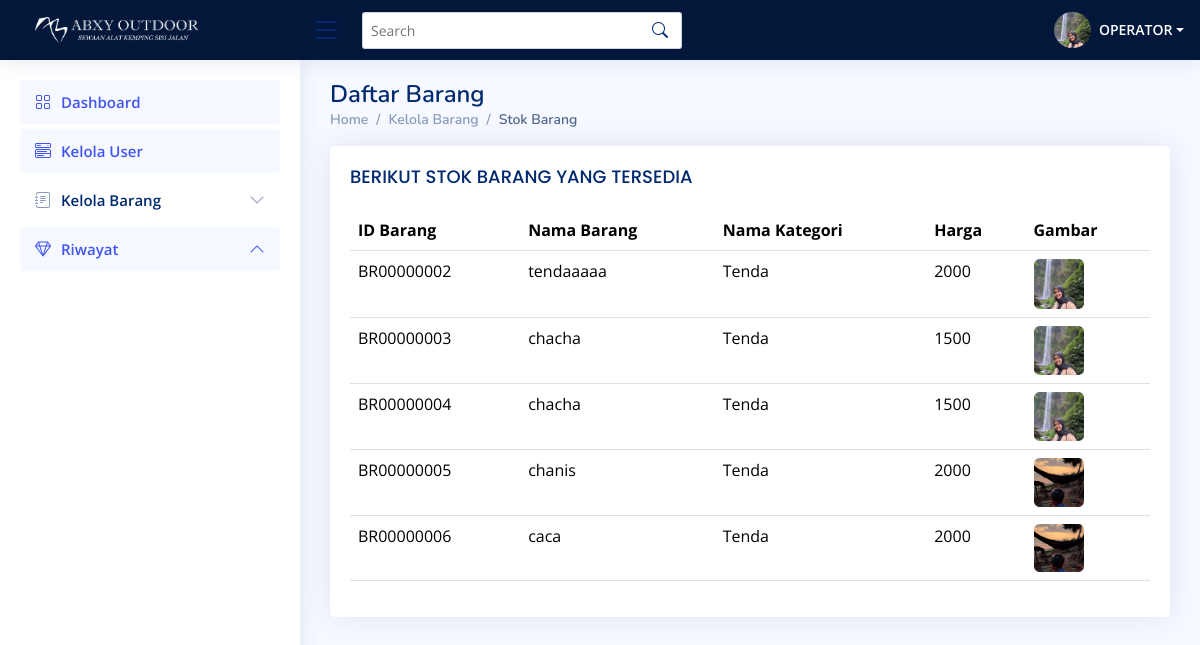
Screenshot of /stok-barang-op.php (signed in) with the database file from the repository.
### tables this page shows
CREATE TABLE `barang` (
  `id_barang` char(10) NOT NULL,
  `id_user` char(10) NOT NULL,
  `nama_barang` varchar(200) NOT NULL,
  `id_kategori` char(10) NOT NULL,
  `harga` varchar(20) NOT NULL,
  `gambar_barang` varchar(100) NOT NULL,
  `tanggal_masuk` datetime NOT NULL
);

CREATE TABLE `kategori` (
  `id_kategori` char(10) NOT NULL,
  `kategori` varchar(100) NOT NULL,
  `jumlah` int(200) NOT NULL
);

### stok-barang-op.php (the view, shortened to what this page needs)
<?php
require 'functions.php';
?>
<!DOCTYPE html>
<html lang="en">
<head>
  <link href="assets/vendor/bootstrap/css/bootstrap.min.css" rel="stylesheet">
  <link href="assets/vendor/bootstrap-icons/bootstrap-icons.css" rel="stylesheet">
  <link href="assets/vendor/boxicons/css/boxicons.min.css" rel="stylesheet">
  <link href="assets/vendor/quill/quill.snow.css" rel="stylesheet">
  <link href="assets/vendor/quill/quill.bubble.css" rel="stylesheet">
  <link href="assets/vendor/remixicon/remixicon.css" rel="stylesheet">
  <link href="assets/vendor/simple-datatables/style.css" rel="stylesheet">
  <link href="assets/css/style.css" rel="stylesheet">
</head>
<body>
  <header id="header" class="header fixed-top d-flex align-items-center">
    <div class="d-flex align-items-center justify-content-between">
      <a href="user.php" class="logo d-flex align-items-center">
        <img src="imglandingpage/logoabxy.png" alt="">
      </a>
      <i class="bi bi-list toggle-sidebar-btn"></i>
    </div>
    <div class="search-bar">
      <form class="search-form d-flex align-items-center" method="POST" action="#">
        <input type="text" name="query" placeholder="Search" title="Enter search keyword">
        <button type="submit" title="Search"><i class="bi bi-search"></i></button>
      </form>
    </div>
    <nav class="header-nav ms-auto">
      <ul class="d-flex align-items-center">
        <li class="nav-item dropdown pe-3">
          <a class="nav-link nav-profile d-flex align-items-center pe-0" href="#" data-bs-toggle="dropdown">
            <img src="imglandingpage/curug.png" alt="Profile" class="rounded-circle">
            <span class="d-none d-md-block dropdown-toggle ps-2">OPERATOR</span>
          </a>
        </li>
      </ul>
    </nav>
  </header>
  <aside id="sidebar" class="sidebar">
    <ul class="sidebar-nav" id="sidebar-nav">
      <li class="nav-item">
        <a class="nav-link " href="user.php" class="active">
          <i class="bi bi-grid"></i>
          <span>Dashboard</span>
        </a>
      </li>
      <li class="nav-item">
        <a class="nav-link" data-bs-target="#components-nav" data-bs-toggle="collapse" href="daftaruser-op.php">
          <i class="bi bi-menu-button-wide"></i><span>Kelola User</span>
        </a>
      </li>
      <li class="nav-item">
        <a class="nav-link collapsed" data-bs-target="#forms-nav" data-bs-toggle="collapse" href="#">
          <i class="bi bi-journal-text"></i><span>Kelola Barang</span><i class="bi bi-chevron-down ms-auto"></i>
        </a>
      </li>
      <li class="nav-item">
        <a class="nav-link" href="riwayat-op.php">
          <i class="bi bi-gem"></i><span>Riwayat</span><i class="bi bi-chevron-down ms-auto"></i>
        </a>
      </li>
  </aside>
  <main id="main" class="main">
    <div class="pagetitle">
      <h1>Daftar Barang</h1>
      <nav>
        <ol class="breadcrumb">
          <li class="breadcrumb-item"><a href="index.html">Home</a></li>
          <li class="breadcrumb-item">Kelola Barang</li>
          <li class="breadcrumb-item active">Stok Barang</li>
        </ol>
      </nav>
    </div>
    <section class="section">
      <div class="row">
        <div class="col-lg-12">
          <div class="card">
            <div class="card-body">
              <h5 class="card-title">BERIKUT STOK BARANG YANG TERSEDIA</h5>
              <div class="table-container">
                <table class="table datatable" action="" method="post">
                  <thead>
                    <tr>
                      <th>ID Barang</th>
                      <th>Nama Barang</th>
                      <th>Nama Kategori</th>
                      <th>Harga</th>
                      <th>Gambar</th>
                    </tr>
                  </thead>
                  <tbody>
                    <?php
                    $query = "SELECT barang.id_barang, barang.nama_barang, kategori.kategori, barang.harga, barang.gambar_barang
                                      FROM barang
                                      INNER JOIN kategori ON barang.id_kategori = kategori.id_kategori";
                    $result = $conn->query($query);
                    if ($result) {
                      while ($row = $result->fetch_assoc()) {
                        echo "<tr>";
                        echo "<td>" . $row["id_barang"] . "</td>";
                        echo "<td>" . $row["nama_barang"] . "</td>";
                        echo "<td>" . $row["kategori"] . "</td>";
                        echo "<td>" . $row["harga"] . "</td>";
                        echo "<td>
                                            <a href='imglandingpage/" . $row["gambar_barang"] . "' target='_blank'>
                                                <img src='imglandingpage/" . $row["gambar_barang"] . "' alt='Gambar Barang' width='50'>
                                            </a>
                                          </td>";
                        echo "</tr>";
                      }
                    } else {
                      echo "Tidak ada data yang ditemukan";
                    }
                    ?>
                  </tbody>
                </table>
              </div>
            </div>
          </div>
        </div>
      </div>
    </section>
  </main>
</body>
</html>

### assets/css/style.css (style rules this page uses)
:root { scroll-behavior: smooth; }
body { font-family: "Open Sans", sans-serif; background: #f6f9ff; color: #444444; }
a { color: #4154f1; text-decoration: none; }
h1, h2, h3, h4, h5, h6 { font-family: "Nunito", sans-serif; }
.table-container { max-width: 100%; overflow-x: auto; }
.table { width: 100%; }
#main { margin-top: 60px; padding: 20px 30px; transition: all 0.3s; }
.pagetitle { margin-bottom: 10px; }
.pagetitle h1 { font-size: 24px; margin-bottom: 0; font-weight: 600; color: #012970; }
.card { margin-bottom: 30px; border: none; border-radius: 5px; box-shadow: 0px 0 30px rgba(1, 41, 112, 0.1); }
.card-title { padding: 20px 0 15px 0; font-size: 18px; font-weight: 500; color: #012970; font-family: "Poppins", sans-serif; }
.card-body { padding: 0 20px 20px 20px; }
.breadcrumb { font-size: 14px; font-family: "Nunito", sans-serif; color: #899bbd; font-weight: 600; }
.breadcrumb a { color: #899bbd; transition: 0.3s; }
.breadcrumb .breadcrumb-item::before { color: #899bbd; }
.breadcrumb .active { color: #51678f; font-weight: 600; }
.logo { line-height: 1; }
@media (min-width: 1200px) { .logo { width: 280px; } }
.logo img { max-height: 26px; margin-right: 6px; margin-left: 15px; }
.header { transition: all 0.5s; z-index: 997; height: 60px; box-shadow: 0px 2px 20px rgba(1, 41, 112, 0.1); background-color: #02173a; padding-left: 20px; }
.header .toggle-sidebar-btn { font-size: 32px; padding-left: 10px; cursor: pointer; color: #012970; }
.header .search-bar { min-width: 360px; padding: 0 20px; }
.header .search-form { width: 100%; }
.header .search-form input { border: 0; font-size: 14px; color: #012970; border: 1px solid rgba(1, 41, 112, 0.2); padding: 7px 38px 7px 8px; border-radius: 3px; transition: 0.3s; width: 100%; }
.header .search-form button { border: 0; padding: 0; margin-left: -30px; background: none; }
.header .search-form button i { color: #012970; }
.header-nav ul { list-style: none; }
.header-nav>ul { margin: 0; padding: 0; }
.header-nav .nav-profile { color: #ffffff; }
.header-nav .nav-profile img { max-height: 36px; }
.header-nav .nav-profile span { font-size: 14px; font-weight: 600; }
.sidebar { position: fixed; top: 60px; left: 0; bottom: 0; width: 300px; z-index: 996; transition: all 0.3s; padding: 20px; overflow-y: auto; scrollbar-width: thin; scrollbar-color: #aab7cf transparent; box-shadow: 0px 0px 20px rgba(1, 41, 112, 0.1); background-color: #fff; }
@media (min-width: 1200px) { #main, #footer { margin-left: 300px; } }
.sidebar-nav { padding: 0; margin: 0; list-style: none; }
.sidebar-nav li { padding: 0; margin: 0; list-style: none; }
.sidebar-nav .nav-item { margin-bottom: 5px; }
.sidebar-nav .nav-link { display: flex; align-items: center; font-size: 15px; font-weight: 600; color: #4154f1; transition: 0.3; background: #f6f9ff; padding: 10px 15px; border-radius: 4px; }
.sidebar-nav .nav-link i { font-size: 16px; margin-right: 10px; color: #4154f1; }
.sidebar-nav .nav-link.collapsed { color: #012970; background: #fff; }
.sidebar-nav .nav-link.collapsed i { color: #899bbd; }
.sidebar-nav .nav-link .bi-chevron-down { margin-right: 0; transition: transform 0.2s ease-in-out; }
.sidebar-nav .nav-link:not(.collapsed) .bi-chevron-down { transform: rotate(180deg); }

### rows the page displays
barang: id_barang "BR00000002", nama_barang "tendaaaaa", id_kategori.kategori "Tenda", harga "2000", gambar_barang (picture)
barang: id_barang "BR00000003", nama_barang "chacha", id_kategori.kategori "Tenda", harga "1500", gambar_barang (picture)
barang: id_barang "BR00000004", nama_barang "chacha", id_kategori.kategori "Tenda", harga "1500", gambar_barang (picture)
barang: id_barang "BR00000005", nama_barang "chanis", id_kategori.kategori "Tenda", harga "2000", gambar_barang (picture)
barang: id_barang "BR00000006", nama_barang "caca", id_kategori.kategori "Tenda", harga "2000", gambar_barang (picture)
